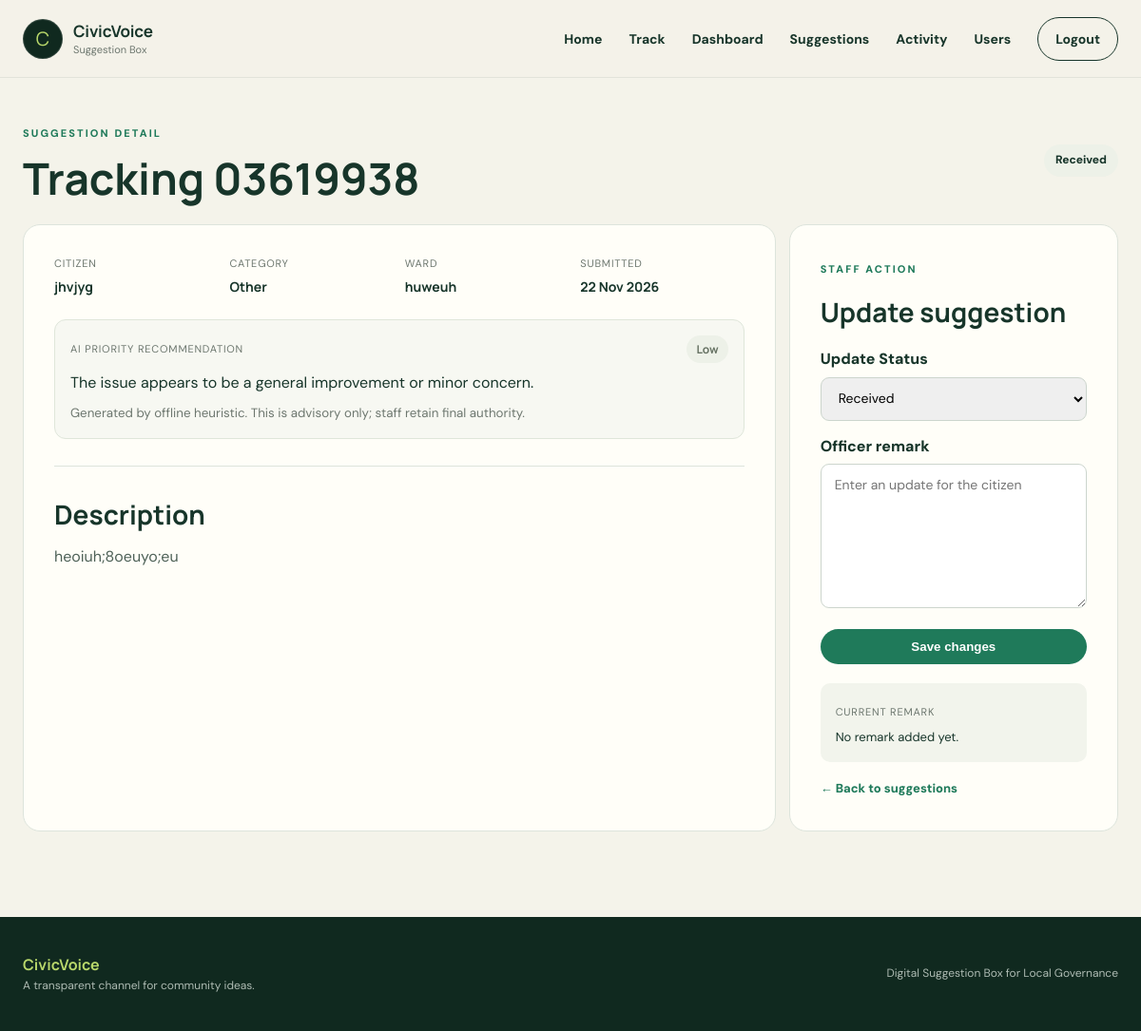
Page /admin/suggestions/6 (signed in) on the committed database.
### app/models.py (models this page shows)
class Suggestion(db.Model):
    id = db.Column(db.Integer, primary_key=True)
    tracking_id = db.Column(
        db.String(8),
        unique=True,
        nullable=False,
        default=lambda: f"{secrets.randbelow(100_000_000):08d}"
    )
    name = db.Column(db.String(100), nullable=False)
    title = db.Column(db.String(150), nullable=True)
    category = db.Column(db.String(100), nullable=False)
    description = db.Column(db.Text, nullable=False)
    status = db.Column(
        db.String(30),
        default="Received",
        nullable=False
    )
    ward = db.Column(db.String(100), nullable=True)
    officer_remark = db.Column(db.Text, nullable=True)
    photo_filename = db.Column(db.String(255), nullable=True)
    ai_priority = db.Column(db.String(20), nullable=True)
    ai_priority_reason = db.Column(db.Text, nullable=True)
    ai_priority_provider = db.Column(db.String(30), nullable=True)
    created_at = db.Column(
        db.DateTime,
        default=datetime.utcnow
    )

### app/routes.py (the view)
    @app.route("/admin/suggestions/<int:suggestion_id>")
    @staff_required
    def suggestion_detail(suggestion_id):
        suggestion = db.session.get(Suggestion, suggestion_id)
        if suggestion is None:
            abort(404)
        return render_template(
            "suggestion.html",
            suggestion=suggestion
        )

### app/__init__.py (called while the page is built)
@login_manager.user_loader
def load_user(user_id):
    from app.models import User
    try:
        user_id = int(user_id)
    except (TypeError, ValueError):
        return None
    user = db.session.get(User, user_id)
    if user is None or not user.is_active:
        return None
    return user

### app/routes.py (called while the page is built)
def staff_required(view_function):
    @wraps(view_function)
    @login_required
    def wrapped_view(*args, **kwargs):
        if current_user.role not in ["admin", "staff"]:
            abort(403)
        return view_function(*args, **kwargs)
    return wrapped_view

### app/templates/suggestion.html (shortened to what this page needs)
{% extends "base.html" %}
{% block content %}
<div class="dashboard-header">
    <div>
        <span class="eyebrow">Suggestion detail</span>
        <h1>Tracking {{ suggestion.tracking_id }}</h1>
    </div>
    <span class="status-pill status-{{ suggestion.status|lower|replace(' ', '-') }}">{{ suggestion.status }}</span>
</div>
<div class="detail-grid">
    <section class="form-container detail-main">
        <div class="detail-meta">
            <div><span>Citizen</span><strong>{{ suggestion.name }}</strong></div>
            <div><span>Category</span><strong>{{ suggestion.category }}</strong></div>
            <div><span>Ward</span><strong>{{ suggestion.ward or "Not provided" }}</strong></div>
            <div><span>Submitted</span><strong>{{ suggestion.created_at.strftime("%d %b %Y") }}</strong></div>
        </div>
        <div class="ai-priority-card">
            <div>
                <span>AI priority recommendation</span>
                <strong class="priority-{{ (suggestion.ai_priority or 'low')|lower }}">{{ suggestion.ai_priority or "Not available" }}</strong>
            </div>
            <p>{{ suggestion.ai_priority_reason or "No AI priority reason was generated." }}</p>
            {% if suggestion.ai_priority_provider %}
                <small>Generated by {{ suggestion.ai_priority_provider }}. This is advisory only; staff retain final authority.</small>
            {% endif %}
        </div>
        <hr>
        <h2>Description</h2>
        <p class="suggestion-description">{{ suggestion.description }}</p>
    </section>
    <aside class="form-container detail-update">
        <span class="eyebrow">Staff action</span>
        <h2>Update suggestion</h2>
        <form method="POST" action="{{ url_for('update_suggestion', suggestion_id=suggestion.id) }}">
            <label for="status">Update Status</label>
            <select id="status" name="status" required>
                {% for status in ["Received", "In Progress", "Solved"] %}
                    <option value="{{ status }}" {% if suggestion.status == status %}selected{% endif %}>{{ status }}</option>
                {% endfor %}
            </select>
            <label for="officer_remark">Officer remark</label>
            <textarea id="officer_remark" name="officer_remark" rows="7" placeholder="Enter an update for the citizen">{{ suggestion.officer_remark or "" }}</textarea>
            <button type="submit">Save changes</button>
        </form>
        <div class="current-remark">
            <span>Current remark</span>
            <p>{{ suggestion.officer_remark or "No remark added yet." }}</p>
        </div>
        <a class="back-link" href="{{ url_for('manage_suggestions') }}">← Back to suggestions</a>
    </aside>
</div>
{% endblock %}

### app/static/style.css (style rules this page uses)
:root { --ink: #17352a; --green: #1f7a5a; --green-dark: #10291f; --lime: #b9d86b; --cream: #f4f3ea; --paper: #fffef8; --line: #dde4dc; --muted: #6d776f; --orange: #e69b55; }
* { box-sizing: border-box; margin: 0; padding: 0; }
html { scroll-behavior: smooth; }
body { min-height: 100vh; display: flex; flex-direction: column; font-family: "DM Sans", Arial, sans-serif; color: var(--ink); background: var(--cream); line-height: 1.6; }
h1, h2, h3, strong, .brand { font-family: "Manrope", "DM Sans", sans-serif; }
a { color: inherit; }
.eyebrow { display: inline-block; color: var(--green); text-transform: uppercase; font-size: 11px; font-weight: 800; letter-spacing: 2.1px; margin-bottom: 14px; }
.status-pill { padding: 7px 12px; border-radius: 100px; background: #edf1e8; font-size: 12px; font-weight: 800; }
.form-container { background: var(--paper); border: 1px solid var(--line); border-radius: 18px; padding: 32px; margin-bottom: 18px; }
.form-container h2 { font-size: 28px; margin-bottom: 8px; }
.form-container hr { border: 0; border-top: 1px solid var(--line); margin: 28px 0; }
.form-container form:not(.modern-form) { display: block; }
.form-container form:not(.modern-form) label { display: block; margin: 14px 0 6px; font-weight: 800; }
.form-container form:not(.modern-form) input, .form-container form:not(.modern-form) select, .form-container form:not(.modern-form) textarea { width: 100%; border: 1px solid #ccd5cd; border-radius: 9px; padding: 12px 14px; font: 14px "DM Sans"; }
.form-container form:not(.modern-form) button { margin-top: 14px; background: var(--green); color: white; border: 0; border-radius: 100px; padding: 11px 18px; font-weight: 800; }
.dashboard-header { display: flex; align-items: center; justify-content: space-between; margin: 10px 0 24px; }
.dashboard-header h1 { font-size: clamp(32px, 4vw, 46px); line-height: 1.05; }
.detail-grid { display: grid; grid-template-columns: minmax(0, 1.6fr) minmax(280px, .7fr); gap: 14px; }
.detail-meta { display: grid; grid-template-columns: repeat(4, 1fr); gap: 12px; }
.detail-meta div { display: flex; flex-direction: column; }
.detail-meta span, .current-remark span { color: var(--muted); font-size: 11px; text-transform: uppercase; letter-spacing: .8px; }
.detail-meta strong { font-size: 14px; margin-top: 5px; }
.suggestion-description { white-space: pre-wrap; color: #4f6258; line-height: 1.75; }
.detail-update label { margin-top: 16px; }
.detail-update button { width: 100%; }
.current-remark { margin-top: 20px; padding: 16px; border-radius: 10px; background: #f2f4ec; }
.current-remark p { margin-top: 5px; font-size: 13px; }
.back-link { display: inline-block; margin-top: 18px; color: var(--green); text-decoration: none; font-weight: 800; font-size: 13px; }
.ai-priority-card { margin-top: 22px; padding: 16px; border: 1px solid #dfe6da; border-radius: 12px; background: #f7f8f2; }
.ai-priority-card > div { display: flex; align-items: center; justify-content: space-between; gap: 10px; }
.ai-priority-card span { color: var(--muted); font-size: 11px; text-transform: uppercase; letter-spacing: .8px; }
.ai-priority-card p { margin-top: 8px; }
.ai-priority-card small { display: block; margin-top: 8px; color: var(--muted); }
.priority-low, .priority-medium, .priority-high, .priority-urgent { border-radius: 100px; padding: 5px 10px; font-size: 12px; }
.priority-low { background: #edf1e8; color: #667263; }

### rows in the picture
Suggestion: tracking_id "03619938", status "Received", name "jhvjyg", category "Other", ward "huweuh", created_at "22 Nov 2026", ai_priority "Low", ai_priority_reason "The issue appears to be a general improvement or minor concern.", ai_priority_provider "offline heuristic", description "heoiuh;8oeuyo;eu", officer_remark "No remark added yet."
